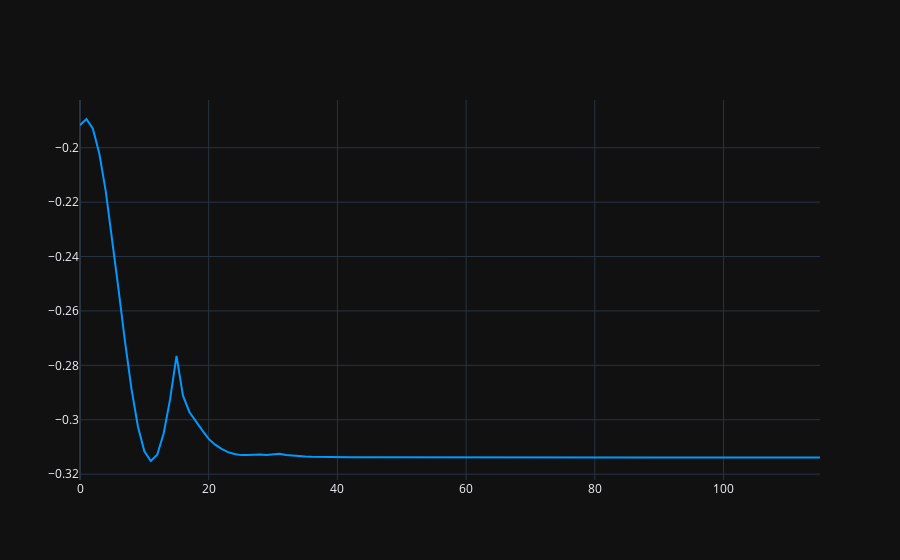

Notebook code cell kept with this figure:
### Code cell
from torch import nn
@torch.no_grad()
def predict(self, src, forecast_horizon):
        self.eval()
        src_mask = nn.Transformer.generate_square_subsequent_mask(block_size).to('cuda')
        src = src[:, -self.block_size:, :].clone()
        h_len = src.shape[1]
        
        for i in range(forecast_horizon):
            x = src[:, -self.block_size:, :]
            y = self(x, mask=src_mask)[:, -1:, :]
            src = torch.concat((src, y), dim=1)
        return src[:, :, :]
            
pred_y = predict(model, train_x[-block_size:].to('cuda').view(1, -1, 1), 100)
pred_y = pred_y.cpu().numpy()
pred_y = scaler.inverse_transform(pred_y.reshape(-1,1)).reshape(-1)
plot_serie(pred_y)

### Figure 1 — Plotly figure (JSON) as saved in the notebook; plotly's stock layout.template omitted (floating-point values rounded to 4 significant figures)
{"data": [{"hovertemplate": "$%{y:.2f}", "line": {"color": "#0099ff"}, "mode": "lines", "name": "History", "type": "scatter", "x": [0, 1, 2, 3, 4, 5, 6, 7, 8, 9, 10, 11, 12, 13, 14, 15, 16, 17, 18, 19, 20, 21, 22, 23, 24, 25, 26, 27, 28, 29, 30, 31, 32, 33, 34, 35, 36, 37, 38, 39, 40, 41, 42, 43, 44, 45, 46, 47, 48, 49, 50, 51, 52, 53, 54, 55, 56, 57, 58, 59, 60, 61, 62, 63, 64, 65, 66, 67, 68, 69, 70, 71, 72, 73, 74, 75, 76, 77, 78, 79, 80, 81, 82, 83, 84, 85, 86, 87, 88, 89, 90, 91, 92, 93, 94, 95, 96, 97, 98, 99, 100, 101, 102, 103, 104, 105, 106, 107, 108, 109, 110, 111, 112, 113, 114, 115], "y": [-0.1917, -0.1894, -0.193, -0.2021, -0.216, -0.2332, -0.2523, -0.2714, -0.2886, -0.3025, -0.3116, -0.3152, -0.3129, -0.3051, -0.2925, -0.2766, -0.2912, -0.2971, -0.3007, -0.3039, -0.307, -0.3092, -0.3107, -0.3119, -0.3126, -0.313, -0.313, -0.3128, -0.3128, -0.3129, -0.3126, -0.3125, -0.3129, -0.3132, -0.3134, -0.3135, -0.3136, -0.3137, -0.3137, -0.3138, -0.3138, -0.3138, -0.3138, -0.3138, -0.3138, -0.3138, -0.3138, -0.3138, -0.3138, -0.3138, -0.3138, -0.3138, -0.3138, -0.3138, -0.3139, -0.3139, -0.3139, -0.3139, -0.3139, -0.3139, -0.3139, -0.3139, -0.3139, -0.3139, -0.3139, -0.3139, -0.3139, -0.3139, -0.3139, -0.3139, -0.3139, -0.3139, -0.3139, -0.3139, -0.3139, -0.3139, -0.3139, -0.3139, -0.3139, -0.3139, -0.3139, -0.3139, -0.3139, -0.3139, -0.3139, -0.3139, -0.3139, -0.3139, -0.3139, -0.3139, -0.3139, -0.3139, -0.3139, -0.3139, -0.3139, -0.3139, -0.3139, -0.3139, -0.3139, -0.3139, -0.3139, -0.3139, -0.3139, -0.3139, -0.3139, -0.3139, -0.3139, -0.3139, -0.3139, -0.3139, -0.3139, -0.3139, -0.3139, -0.3139, -0.3139, -0.3139]}], "layout": {"hovermode": "x unified", "legend": {"orientation": "h", "x": 0.9, "xanchor": "right", "y": 1.02, "yanchor": "bottom"}, "xaxis": {"rangeselector": {"font": {"color": "black"}}}, "yaxis": {"fixedrange": true}}}
